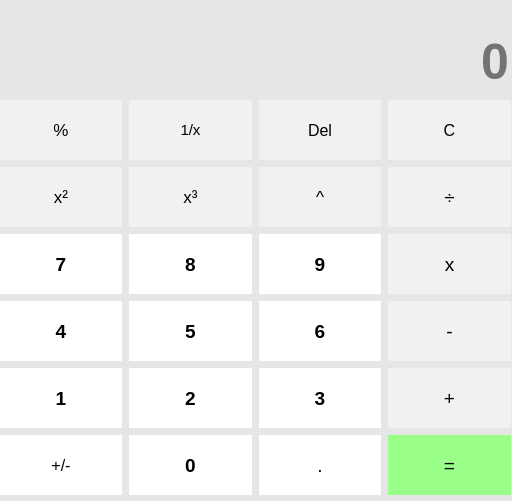
<?xml version="1.0" encoding="UTF-8"?>
<ui version="4.0">
 <class>Form</class>
 <widget class="QWidget" name="Form">
  <property name="enabled">
   <bool>true</bool>
  </property>
  <property name="geometry">
   <rect>
    <x>0</x>
    <y>0</y>
    <width>512</width>
    <height>501</height>
   </rect>
  </property>
  <property name="focusPolicy">
   <enum>Qt::NoFocus</enum>
  </property>
  <property name="acceptDrops">
   <bool>false</bool>
  </property>
  <property name="windowTitle">
   <string>Calculater</string>
  </property>
  <property name="windowIcon">
   <iconset>
    <normaloff>index.png</normaloff>index.png</iconset>
  </property>
  <property name="windowOpacity">
   <double>17.000000000000000</double>
  </property>
  <property name="layoutDirection">
   <enum>Qt::RightToLeft</enum>
  </property>
  <property name="styleSheet">
   <string notr="true">#Form{
background:#e6e6e6;
}</string>
  </property>
  <widget class="QWidget" name="gridWidget" native="true">
   <property name="geometry">
    <rect>
     <x>0</x>
     <y>100</y>
     <width>511</width>
     <height>399</height>
    </rect>
   </property>
   <property name="font">
    <font>
     <pointsize>22</pointsize>
     <weight>75</weight>
     <bold>true</bold>
    </font>
   </property>
   <property name="layoutDirection">
    <enum>Qt::RightToLeft</enum>
   </property>
   <property name="styleSheet">
    <string notr="true">#gridWidget{
background:#e6e6e6;
}</string>
   </property>
   <layout class="QGridLayout" name="gridLayout">
    <property name="spacing">
     <number>7</number>
    </property>
    <item row="1" column="4">
     <widget class="QPushButton" name="push_square">
      <property name="minimumSize">
       <size>
        <width>104</width>
        <height>60</height>
       </size>
      </property>
      <property name="font">
       <font>
        <pointsize>13</pointsize>
       </font>
      </property>
      <property name="styleSheet">
       <string notr="true">#push_square{
 border:0px;
 background:#f1f1f1;
}
#push_square:hover{
background:#c0c0c0;
 border:2px solid #fff;

}</string>
      </property>
      <property name="text">
       <string>x²</string>
      </property>
     </widget>
    </item>
    <item row="5" column="1">
     <widget class="QPushButton" name="push_point">
      <property name="minimumSize">
       <size>
        <width>104</width>
        <height>60</height>
       </size>
      </property>
      <property name="font">
       <font>
        <pointsize>14</pointsize>
       </font>
      </property>
      <property name="styleSheet">
       <string notr="true">#push_point{
 border:0px;
 background:#fff;
}
#push_point:hover{
background:#c0c0c0;
 border:2px solid #fff;

}</string>
      </property>
      <property name="text">
       <string>.</string>
      </property>
     </widget>
    </item>
    <item row="4" column="4">
     <widget class="QPushButton" name="push_1">
      <property name="minimumSize">
       <size>
        <width>104</width>
        <height>60</height>
       </size>
      </property>
      <property name="font">
       <font>
        <pointsize>14</pointsize>
        <weight>75</weight>
        <bold>true</bold>
       </font>
      </property>
      <property name="styleSheet">
       <string notr="true">#push_1{
 border:0px;
 background:#fff;
}
#push_1:hover{
background:#c0c0c0;
 border:2px solid #fff;

}</string>
      </property>
      <property name="text">
       <string>1</string>
      </property>
     </widget>
    </item>
    <item row="1" column="1">
     <widget class="QPushButton" name="push_cv">
      <property name="minimumSize">
       <size>
        <width>104</width>
        <height>60</height>
       </size>
      </property>
      <property name="font">
       <font>
        <pointsize>13</pointsize>
       </font>
      </property>
      <property name="styleSheet">
       <string notr="true">#push_cv{
 border:0px;
 background:#f1f1f1;
}
#push_cv:hover{
background:#c0c0c0;
 border:2px solid #fff;

}</string>
      </property>
      <property name="text">
       <string>^</string>
      </property>
     </widget>
    </item>
    <item row="0" column="3">
     <widget class="QPushButton" name="push_b">
      <property name="sizePolicy">
       <sizepolicy hsizetype="Minimum" vsizetype="Fixed">
        <horstretch>33</horstretch>
        <verstretch>0</verstretch>
       </sizepolicy>
      </property>
      <property name="minimumSize">
       <size>
        <width>104</width>
        <height>60</height>
       </size>
      </property>
      <property name="font">
       <font>
        <pointsize>11</pointsize>
        <weight>50</weight>
        <bold>false</bold>
       </font>
      </property>
      <property name="styleSheet">
       <string notr="true">#push_b{
 border:0px;
 background:#f1f1f1;
}
#push_b:hover{
background:#c0c0c0;
 border:2px solid #fff;

}</string>
      </property>
      <property name="text">
       <string>1/x</string>
      </property>
     </widget>
    </item>
    <item row="3" column="3">
     <widget class="QPushButton" name="push_5">
      <property name="minimumSize">
       <size>
        <width>104</width>
        <height>60</height>
       </size>
      </property>
      <property name="font">
       <font>
        <pointsize>14</pointsize>
        <weight>75</weight>
        <bold>true</bold>
       </font>
      </property>
      <property name="styleSheet">
       <string notr="true">#push_5{
 border:0px;
 background:#fff;
}
#push_5:hover{
background:#c0c0c0;
 border:2px solid #fff;

}</string>
      </property>
      <property name="text">
       <string>5</string>
      </property>
     </widget>
    </item>
    <item row="1" column="0">
     <widget class="QPushButton" name="push_div">
      <property name="minimumSize">
       <size>
        <width>104</width>
        <height>60</height>
       </size>
      </property>
      <property name="font">
       <font>
        <pointsize>14</pointsize>
       </font>
      </property>
      <property name="styleSheet">
       <string notr="true">#push_div{
 border:0px;
 background:#f1f1f1;
}
#push_div:hover{
background:#c0c0c0;
 border:2px solid #fff;

}</string>
      </property>
      <property name="text">
       <string>÷</string>
      </property>
     </widget>
    </item>
    <item row="4" column="1">
     <widget class="QPushButton" name="push_3">
      <property name="minimumSize">
       <size>
        <width>104</width>
        <height>60</height>
       </size>
      </property>
      <property name="font">
       <font>
        <pointsize>14</pointsize>
        <weight>75</weight>
        <bold>true</bold>
       </font>
      </property>
      <property name="styleSheet">
       <string notr="true">#push_3{
 border:0px;
 background:#fff;
}
#push_3:hover{
background:#c0c0c0;
 border:2px solid #fff;

}</string>
      </property>
      <property name="text">
       <string>3</string>
      </property>
     </widget>
    </item>
    <item row="2" column="4">
     <widget class="QPushButton" name="push_7">
      <property name="minimumSize">
       <size>
        <width>104</width>
        <height>60</height>
       </size>
      </property>
      <property name="font">
       <font>
        <pointsize>14</pointsize>
        <weight>75</weight>
        <bold>true</bold>
       </font>
      </property>
      <property name="styleSheet">
       <string notr="true">#push_7{
 border:0px;
 background:#fff;
}
#push_7:hover{
background:#c0c0c0;
 border:2px solid #fff;

}</string>
      </property>
      <property name="text">
       <string>7</string>
      </property>
     </widget>
    </item>
    <item row="0" column="1">
     <widget class="QPushButton" name="push_del">
      <property name="sizePolicy">
       <sizepolicy hsizetype="Minimum" vsizetype="Fixed">
        <horstretch>33</horstretch>
        <verstretch>0</verstretch>
       </sizepolicy>
      </property>
      <property name="minimumSize">
       <size>
        <width>104</width>
        <height>60</height>
       </size>
      </property>
      <property name="font">
       <font>
        <pointsize>12</pointsize>
        <weight>50</weight>
        <bold>false</bold>
       </font>
      </property>
      <property name="styleSheet">
       <string notr="true">#push_del{
 border:0px;
 background:#f1f1f1;
}
#push_del:hover{
background:#ff0e42;
 color:#fff;
 border:2px solid #fff;

}</string>
      </property>
      <property name="text">
       <string>Del</string>
      </property>
     </widget>
    </item>
    <item row="4" column="0">
     <widget class="QPushButton" name="push_add">
      <property name="minimumSize">
       <size>
        <width>104</width>
        <height>60</height>
       </size>
      </property>
      <property name="font">
       <font>
        <pointsize>14</pointsize>
       </font>
      </property>
      <property name="styleSheet">
       <string notr="true">#push_add{
 border:0px;
 background:#f1f1f1;
}
#push_add:hover{
background:#c0c0c0;
 border:2px solid #fff;

}</string>
      </property>
      <property name="text">
       <string>+</string>
      </property>
     </widget>
    </item>
    <item row="5" column="4">
     <widget class="QPushButton" name="push_plus_mi">
      <property name="minimumSize">
       <size>
        <width>104</width>
        <height>60</height>
       </size>
      </property>
      <property name="font">
       <font>
        <pointsize>12</pointsize>
       </font>
      </property>
      <property name="styleSheet">
       <string notr="true">#push_plus_mi{
 border:0px;
 background:#fff;
}
#push_plus_mi:hover{
background:#c0c0c0;
 border:2px solid #fff;

}</string>
      </property>
      <property name="text">
       <string>+/-</string>
      </property>
     </widget>
    </item>
    <item row="2" column="1">
     <widget class="QPushButton" name="push_9">
      <property name="minimumSize">
       <size>
        <width>104</width>
        <height>60</height>
       </size>
      </property>
      <property name="font">
       <font>
        <pointsize>14</pointsize>
        <weight>75</weight>
        <bold>true</bold>
       </font>
      </property>
      <property name="styleSheet">
       <string notr="true">#push_9{
 border:0px;
 background:#fff;
}
#push_9:hover{
background:#c0c0c0;
 border:2px solid #fff;

}</string>
      </property>
      <property name="text">
       <string>9</string>
      </property>
     </widget>
    </item>
    <item row="2" column="0">
     <widget class="QPushButton" name="push_mul">
      <property name="minimumSize">
       <size>
        <width>104</width>
        <height>60</height>
       </size>
      </property>
      <property name="font">
       <font>
        <pointsize>14</pointsize>
       </font>
      </property>
      <property name="styleSheet">
       <string notr="true">#push_mul{
 border:0px;
 background:#f1f1f1;
}
#push_mul:hover{
background:#c0c0c0;
 border:2px solid #fff;

}</string>
      </property>
      <property name="text">
       <string>x</string>
      </property>
     </widget>
    </item>
    <item row="3" column="0">
     <widget class="QPushButton" name="push_sub">
      <property name="minimumSize">
       <size>
        <width>104</width>
        <height>60</height>
       </size>
      </property>
      <property name="font">
       <font>
        <pointsize>14</pointsize>
       </font>
      </property>
      <property name="styleSheet">
       <string notr="true">#push_sub{
 border:0px;
 background:#f1f1f1;
}
#push_sub:hover{
background:#c0c0c0;
 border:2px solid #fff;

}</string>
      </property>
      <property name="text">
       <string>-</string>
      </property>
     </widget>
    </item>
    <item row="4" column="3">
     <widget class="QPushButton" name="push_2">
      <property name="minimumSize">
       <size>
        <width>104</width>
        <height>60</height>
       </size>
      </property>
      <property name="font">
       <font>
        <pointsize>14</pointsize>
        <weight>75</weight>
        <bold>true</bold>
       </font>
      </property>
      <property name="styleSheet">
       <string notr="true">#push_2{
 border:0px;
 background:#fff;
}
#push_2:hover{
background:#c0c0c0;
 border:2px solid #fff;

}</string>
      </property>
      <property name="text">
       <string>2</string>
      </property>
     </widget>
    </item>
    <item row="0" column="0">
     <widget class="QPushButton" name="push_c">
      <property name="sizePolicy">
       <sizepolicy hsizetype="Minimum" vsizetype="Fixed">
        <horstretch>33</horstretch>
        <verstretch>0</verstretch>
       </sizepolicy>
      </property>
      <property name="minimumSize">
       <size>
        <width>104</width>
        <height>60</height>
       </size>
      </property>
      <property name="font">
       <font>
        <pointsize>12</pointsize>
        <weight>50</weight>
        <bold>false</bold>
       </font>
      </property>
      <property name="styleSheet">
       <string notr="true">#push_c{
 border:0px;
 background:#f1f1f1;
}
#push_c:hover{
background:#5500ff;
color:#fff;
 border:2px solid #fff;

}</string>
      </property>
      <property name="text">
       <string>C</string>
      </property>
     </widget>
    </item>
    <item row="0" column="4">
     <widget class="QPushButton" name="push_a">
      <property name="sizePolicy">
       <sizepolicy hsizetype="Minimum" vsizetype="Fixed">
        <horstretch>33</horstretch>
        <verstretch>0</verstretch>
       </sizepolicy>
      </property>
      <property name="minimumSize">
       <size>
        <width>104</width>
        <height>60</height>
       </size>
      </property>
      <property name="font">
       <font>
        <pointsize>13</pointsize>
        <weight>50</weight>
        <bold>false</bold>
       </font>
      </property>
      <property name="styleSheet">
       <string notr="true">#push_a{
 border:0px;
 background:#f1f1f1;
}
#push_a:hover{
background:#c0c0c0;
 border:2px solid #fff;

}</string>
      </property>
      <property name="text">
       <string>%</string>
      </property>
     </widget>
    </item>
    <item row="2" column="3">
     <widget class="QPushButton" name="push_8">
      <property name="minimumSize">
       <size>
        <width>104</width>
        <height>60</height>
       </size>
      </property>
      <property name="font">
       <font>
        <pointsize>14</pointsize>
        <weight>75</weight>
        <bold>true</bold>
       </font>
      </property>
      <property name="styleSheet">
       <string notr="true">#push_8{
 border:0px;
 background:#fff;
}
#push_8:hover{
background:#c0c0c0;
 border:2px solid #fff;

}</string>
      </property>
      <property name="text">
       <string>8</string>
      </property>
     </widget>
    </item>
    <item row="5" column="3">
     <widget class="QPushButton" name="push_0">
      <property name="minimumSize">
       <size>
        <width>104</width>
        <height>60</height>
       </size>
      </property>
      <property name="font">
       <font>
        <pointsize>14</pointsize>
        <weight>75</weight>
        <bold>true</bold>
       </font>
      </property>
      <property name="styleSheet">
       <string notr="true">#push_0{
 border:0px;
 background:#fff;
}
#push_0:hover{
background:#c0c0c0;
 border:2px solid #fff;

}</string>
      </property>
      <property name="text">
       <string>0</string>
      </property>
     </widget>
    </item>
    <item row="1" column="3">
     <widget class="QPushButton" name="push_cube">
      <property name="minimumSize">
       <size>
        <width>104</width>
        <height>60</height>
       </size>
      </property>
      <property name="font">
       <font>
        <pointsize>13</pointsize>
       </font>
      </property>
      <property name="styleSheet">
       <string notr="true">#push_cube{
 border:0px;
 background:#f1f1f1;
}
#push_cube:hover{
background:#c0c0c0;
 border:2px solid #fff;

}</string>
      </property>
      <property name="text">
       <string>x³</string>
      </property>
     </widget>
    </item>
    <item row="3" column="4">
     <widget class="QPushButton" name="push_4">
      <property name="minimumSize">
       <size>
        <width>104</width>
        <height>60</height>
       </size>
      </property>
      <property name="font">
       <font>
        <pointsize>14</pointsize>
        <weight>75</weight>
        <bold>true</bold>
       </font>
      </property>
      <property name="styleSheet">
       <string notr="true">#push_4{
 border:0px;
 background:#fff;
}
#push_4:hover{
background:#c0c0c0;
 border:2px solid #fff;

}</string>
      </property>
      <property name="text">
       <string>4</string>
      </property>
     </widget>
    </item>
    <item row="5" column="0">
     <widget class="QPushButton" name="push_equal">
      <property name="minimumSize">
       <size>
        <width>104</width>
        <height>60</height>
       </size>
      </property>
      <property name="font">
       <font>
        <pointsize>14</pointsize>
       </font>
      </property>
      <property name="styleSheet">
       <string notr="true">#push_equal{
 border:0px;
 background:#99ff89;
}
#push_equal:hover{
background:#60ff65;
 border:2px solid #fff;

}</string>
      </property>
      <property name="text">
       <string>=</string>
      </property>
     </widget>
    </item>
    <item row="3" column="1">
     <widget class="QPushButton" name="push_6">
      <property name="minimumSize">
       <size>
        <width>104</width>
        <height>60</height>
       </size>
      </property>
      <property name="font">
       <font>
        <pointsize>14</pointsize>
        <weight>75</weight>
        <bold>true</bold>
       </font>
      </property>
      <property name="styleSheet">
       <string notr="true">#push_6{
 border:0px;
 background:#fff;
}
#push_6:hover{
background:#c0c0c0;
 border:2px solid #fff;

}</string>
      </property>
      <property name="text">
       <string>6</string>
      </property>
     </widget>
    </item>
   </layout>
  </widget>
  <widget class="QLineEdit" name="lineEdit">
   <property name="geometry">
    <rect>
     <x>0</x>
     <y>10</y>
     <width>511</width>
     <height>81</height>
    </rect>
   </property>
   <property name="minimumSize">
    <size>
     <width>104</width>
     <height>60</height>
    </size>
   </property>
   <property name="font">
    <font>
     <pointsize>-1</pointsize>
     <weight>75</weight>
     <bold>true</bold>
    </font>
   </property>
   <property name="styleSheet">
    <string notr="true">#lineEdit{
background:#e6e6e6;
border:0px;
font-size:50px;
color:black;
}
</string>
   </property>
   <property name="inputMask">
    <string/>
   </property>
   <property name="alignment">
    <set>Qt::AlignBottom|Qt::AlignRight|Qt::AlignTrailing</set>
   </property>
   <property name="placeholderText">
    <string>0</string>
   </property>
   <property name="cursorMoveStyle">
    <enum>Qt::LogicalMoveStyle</enum>
   </property>
  </widget>
 </widget>
 <resources>
  <include location="resource.qrc"/>
 </resources>
 <connections/>
</ui>
